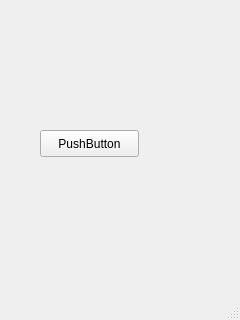
<?xml version="1.0" encoding="UTF-8"?>
<ui version="4.0">
 <class>MainWindow</class>
 <widget class="QMainWindow" name="MainWindow">
  <property name="geometry">
   <rect>
    <x>0</x>
    <y>0</y>
    <width>240</width>
    <height>320</height>
   </rect>
  </property>
  <property name="windowTitle">
   <string>MainWindow</string>
  </property>
  <widget class="QWidget" name="centralwidget">
   <widget class="QPushButton" name="pushButton">
    <property name="geometry">
     <rect>
      <x>40</x>
      <y>130</y>
      <width>99</width>
      <height>27</height>
     </rect>
    </property>
    <property name="text">
     <string>PushButton</string>
    </property>
   </widget>
  </widget>
  <widget class="QMenuBar" name="menubar">
   <property name="geometry">
    <rect>
     <x>0</x>
     <y>0</y>
     <width>240</width>
     <height>25</height>
    </rect>
   </property>
  </widget>
  <widget class="QStatusBar" name="statusbar"/>
 </widget>
 <resources/>
 <connections/>
</ui>
